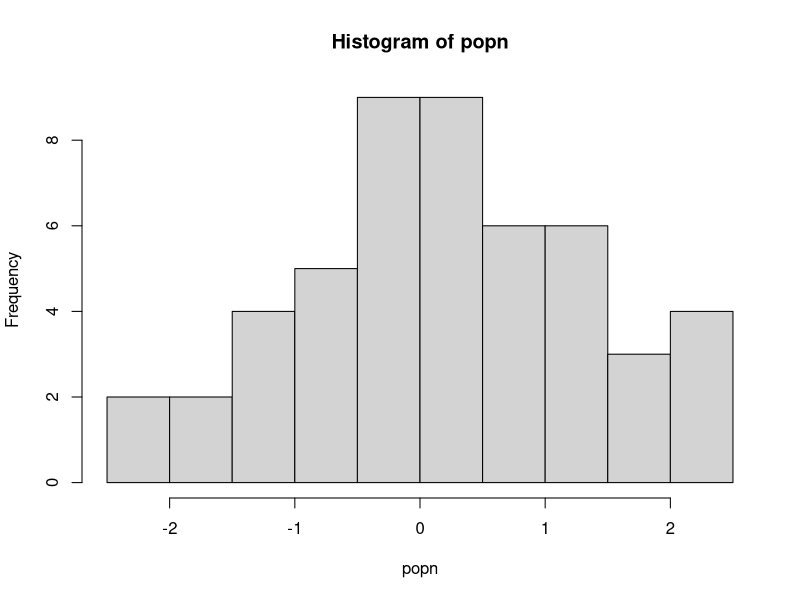

Write the R code that produced this figure.
doit <- function(x){
  temp_x <- sample(x, replace = TRUE)
  if(length(unique(temp_x)) > 30){ # only take mean if sample was sufficient
    print(paste("Mean of this sample was:", as.character(mean(temp_x))))
  }
  else{
    stop("Couldn't calculate mean: too few unique values!")
  }
}

popn <- rnorm(50)
hist(popn)

result <- lapply(1:15, function(i) try(doit(popn), FALSE))
class(result)
result

result <- vector("list", 15) # Preallocate/Initialze
for (i in 1:15){
  result[[i]] <- try(doit(popn), FALSE)
}






